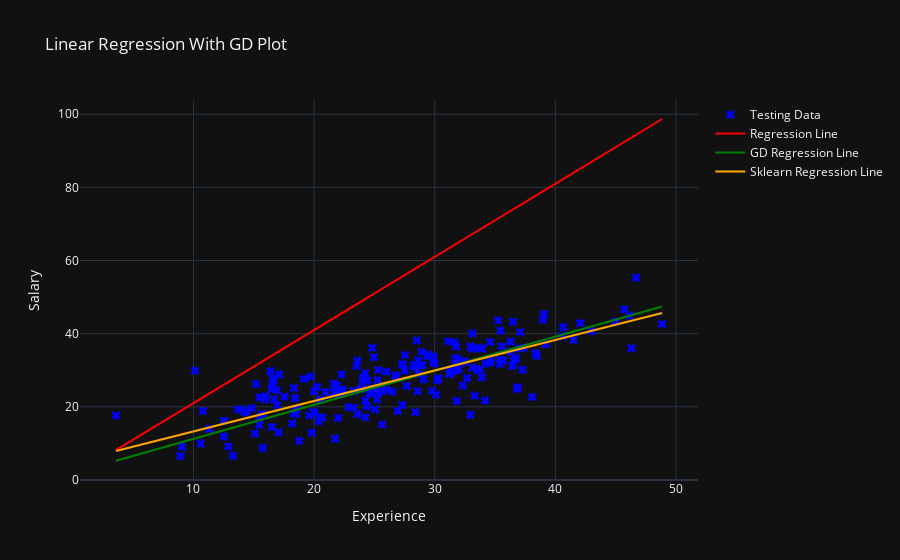

The cell this chart's notebook holds for it:
### Markdown cell above
Let's define a function that draws a fit-line linear relationship after having applied the optimization.

### Code cell
def linear_regression_with_gd_plot(X, Y, sk_learn_reg_values, linear_regression_values,
                                   gd_linear_regression_values):
    def build_figure(x_obj, y_obj, x_reg, y_reg):
        return go.Figure(
            data=[plot_points(x_obj, y_obj, 'blue', 'x', 'Testing Data'),
                  plot_line(x_reg, y_reg, 'red', 'Regression Line'),
                  plot_line(x_reg, gd_linear_regression_values, 'green', 'GD Regression Line'),
                  plot_line(x_reg, sk_learn_reg_values, 'orange', 'Sklearn Regression Line')],
            layout=get_layout('Linear Regression With GD Plot', 'Experience', 'Salary'))

    figure = build_figure(X, Y, X, linear_regression_values)
    figure.show()


#Plotting linear regression with Gradient Descent
linear_regression_with_gd_plot(X, Y, Y_pred, linear_regression_values, gd_linear_regression_values)

### Figure 1 — Plotly figure (JSON) as saved in the notebook; plotly's stock layout.template omitted (floating-point values rounded to 4 significant figures; data arrays with more than 128 entries replaced by an {"elided": "..."} marker saying what was removed)
{"data": [{"marker": {"color": "blue", "size": 8, "symbol": "x"}, "mode": "markers", "name": "Testing Data", "x": {"elided": "200 float values"}, "y": {"elided": "200 float values"}, "type": "scatter"}, {"line": {"color": "red"}, "mode": "lines", "name": "Regression Line", "x": {"elided": "200 float values"}, "y": {"elided": "200 float values"}, "type": "scatter"}, {"line": {"color": "green"}, "mode": "lines", "name": "GD Regression Line", "x": {"elided": "200 float values"}, "y": {"elided": "200 float values"}, "type": "scatter"}, {"line": {"color": "orange"}, "mode": "lines", "name": "Sklearn Regression Line", "x": {"elided": "200 float values"}, "y": {"elided": "200 float values"}, "type": "scatter"}], "layout": {"hovermode": "closest", "showlegend": true, "title": {"text": "Linear Regression With GD Plot"}, "xaxis": {"title": {"text": "Experience"}}, "yaxis": {"title": {"text": "Salary"}}}}
